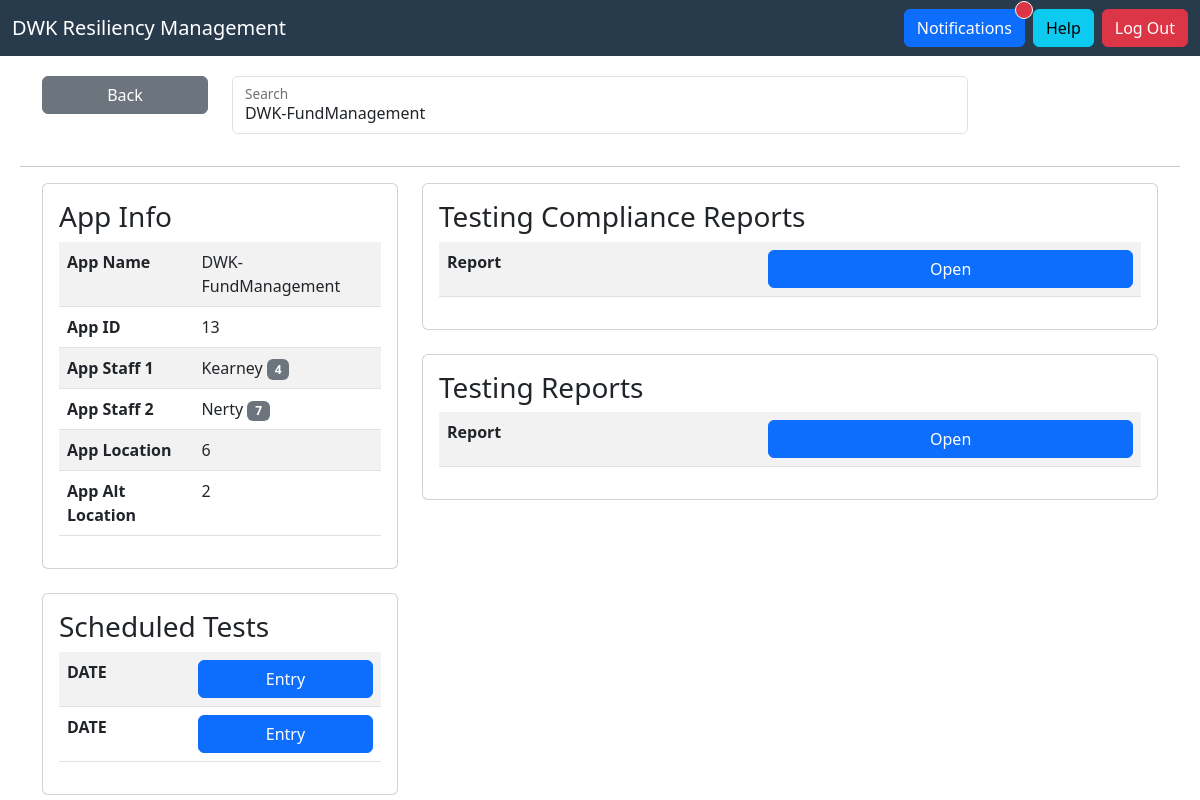
Page /res/tests/13 on the committed database.
### tables this page shows
CREATE TABLE applications (
        app_id varchar(255) NOT NULL,
        app_name varchar(255) NOT NULL,
        primary_location varchar(255) NOT NULL,
        alt_location varchar(255) NOT NULL,
        data_center_id varchar(255) NOT NULL,
        trap_approved varchar(255) NOT NULL,
        trap_id varchar(255) NOT NULL,
        PRIMARY KEY(app_id)
    );

CREATE TABLE users(
    userID varchar(255) NOT NULL,
    username varchar(255) NOT NULL,
    name varchar(255) NOT NULL,
    hash varchar(255) NOT NULL,
    role varchar(255) NOT NULL,
    PRIMARY KEY(userID)
   );

### main.py (the view, shortened to what this page needs)
@app.route("/res/tests/<app_id>")
def res_test_route(app_id):
    app_raw = get_app(app_id)[0]
    app_1, app_2, op_1, op_2 = get_app_assignees(app_id)
    app = {
        "id": app_raw[0],
        "name": app_raw[1],
        "primary_location": app_raw[2],
        "alt_location": app_raw[3],
        "app_1": {
            "id": app_1,
            "name": get_staff_name(app_1),
        },
        "app_2": {
            "id": app_2,
            "name": get_staff_name(app_2),
        },
        "op_1": {
            "id": op_1,
            "name": get_staff_name(op_1),
        },
        "op_2": {
            "id": op_2,
            "name": get_staff_name(op_2),
        },
    }
    src_ip = request.remote_addr
    logs.info(f"{src_ip} - Accessed Res Tests Page for {app_id} as {name if PROD_MODE else 'PROD'}")
    return render_template("res_team/tests.html", app=app)

### utils/db_handler.py (called while the page is built)
def get_app(app_id):
    with sqlite3.connect(DB_NAME) as conn:
        result = conn.execute("SELECT * FROM applications WHERE app_id = ?", (app_id,)).fetchall()
        return result

def get_app_assignees(app_id):
    with sqlite3.connect(DB_NAME) as conn:
        result = conn.execute("SELECT app_staff_1, app_staff_2, op_staff_1, op_staff_2 FROM app_staff_link WHERE app_id = ?", (app_id,)).fetchall()[0]
        return result

def get_staff_name(user_id):
    with sqlite3.connect(DB_NAME) as conn:
        result = conn.execute("SELECT name FROM users WHERE userID = ?", (user_id,)).fetchall()[0][0]
        return result

### templates/res_team/tests.html (shortened to what this page needs)
{% extends "layout.html" %}
{% block head %}
    {{ super() }}
{% endblock %}
{% block content %}
    <div class="container">
        <div class="row">
            <div class="col-2">
                <button type="button" class="btn btn-secondary" style="width: 100%;" onclick="history.back()">Back</button>
            </div>
            <div class="col-8">
                <div class="form-floating mb-3">
                    <input type="text" class="form-control" id="searchBox" placeholder="Name of Application" value="{{ app.name }}">
                    <label for="floatingInput">Search</label>
                </div>
            </div>
        </div>
    </div>
    <hr>
    <div class="container">
        <div class="row">
            <div class="col-4">
                <div class="card card-body">
                    <h3 class="card-title">App Info</h3>
                    <table class="table table-striped table-hover">
                        <tbody>
                            <tr>
                                <th>App Name</th>
                                <td>{{ app.name}}</td>
                            </tr>
                            <tr>
                                <th>App ID</th>
                                <td>{{ app.id }}</td>
                            </tr>
                            <tr>
                                <th>App Staff 1</th>
                                <td>{{app.app_1.name}} <span class="badge bg-secondary">{{app.app_1.id}}</span></td>
                            </tr>
                            <tr>
                                <th>App Staff 2</th>
                                <td>{{app.app_2.name}} <span class="badge bg-secondary">{{app.app_2.id}}</span></td>
                            </tr>
                            <tr>
                                <th>App Location</th>
                                <td>{{ app.primary_location }}</td>
                            </tr>
                            <tr>
                                <th>App Alt Location</th>
                                <td>{{ app.alt_location }}</td>
                            </tr>
                        </tbody>
                    </table>
                </div>
                <br>
                <div class="card card-body">
                    <h3 class="card-title">Scheduled Tests</h3>
                    <table class="table table-striped table-hover">
                        <tbody>
                            <tr>
                                <th>DATE</th>
                                <td><button class="btn btn-primary" style="width: 100%">Entry</button></td>
                            </tr>
                            <tr>
                                <th>DATE</th>
                                <td><button class="btn btn-primary" style="width: 100%">Entry</button></td>
                            </tr>
                        </tbody>
                    </table>
                </div>
            </div>
            <div class="col-8">
                <div class="card card-body">
                    <h3 class="card-title">Testing Compliance Reports</h3>
                    <table class="table table-striped table-hover">
                        <tbody>
                            <tr>
                                <th>Report</th>
                                <td><button class="btn btn-primary" style="width: 100%" onclick="open_report('{{ app.id }}', '{{  app.name }}')" >Open</button></td>
                            </tr>
                        </tbody>
                    </table>
                </div>
                <br>
                <div class="card card-body">
                    <h3 class="card-title">Testing Reports</h3>
                    <table class="table table-striped table-hover">
                        <tbody>
                            <tr>
                                <th>Report</th>
                                <td><button class="btn btn-primary" style="width: 100%" onclick="open_report('{{ app.id }}', '{{  app.name }}')">Open</button></td>
                            </tr>
                        </tbody>
                    </table>
                </div>
            </div>
        </div>
    </div>
{% endblock %}

### rows in the picture
applications: name "DWK-FundManagement", id "13", primary_location "6", alt_location "2"
users: app_1.name "Kearney"
users: app_2.name "Nerty"

### other values in the picture
{{ app.app_1.id }} "4"
{{ app.app_2.id }} "7"
